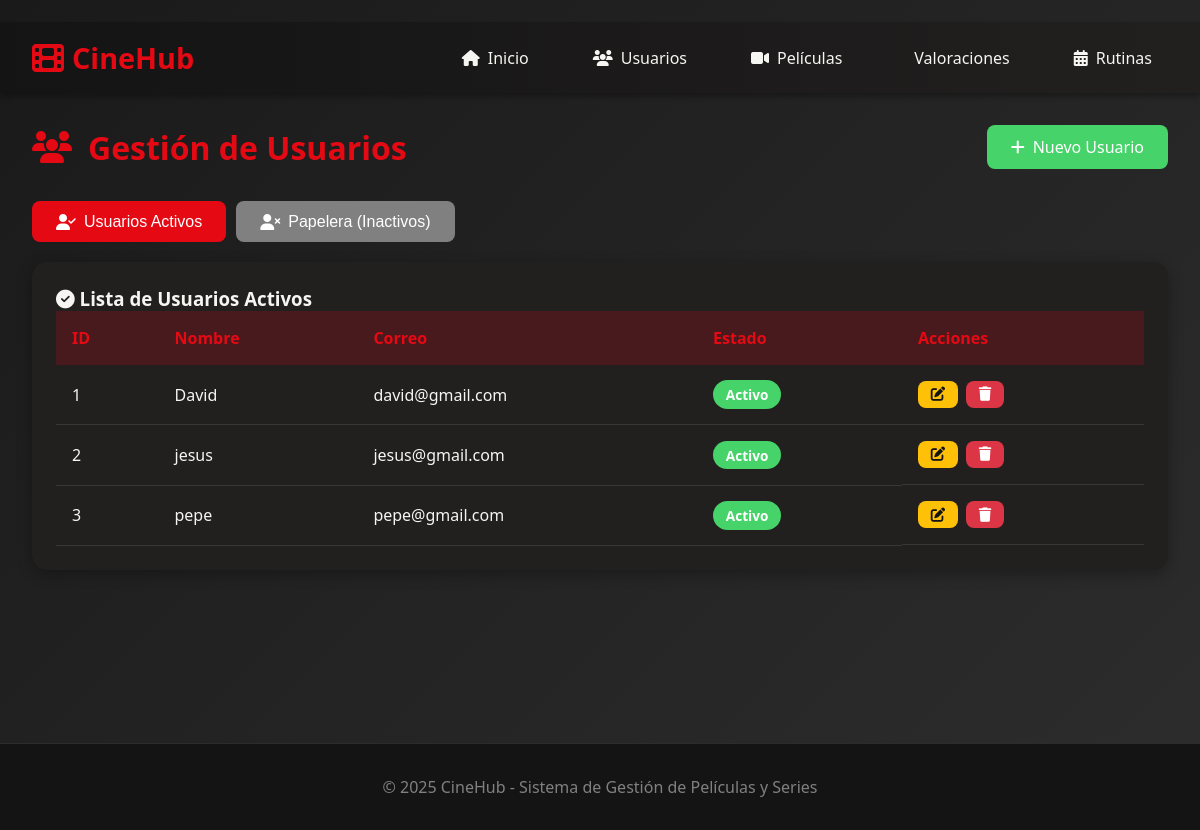
Screenshot of /web/usuarios with the database file from the repository.
### data/models.py (models this page shows)
class Usuario(SQLModel, table=True):
    id_usuario: Optional[int] = Field(default=None, primary_key=True, index=True)
    nombre: str
    correo: str = Field(unique=True, index=True)
    clave: str
    is_active: bool = Field(default=True)
    deleted_at: Optional[datetime] = Field(default=None, nullable=True)
    valoraciones: List["Valoracion"] = Relationship(back_populates="usuario")
    rutinas: List["Rutina"] = Relationship(back_populates="usuario")

### routers/web.py (the view)
@router.get("/usuarios", response_class=HTMLResponse)
async def pagina_usuarios(request: Request, session: Session = Depends(get_session)):
    activos = session.exec(select(Usuario).where(Usuario.is_active == True)).all()
    inactivos = session.exec(select(Usuario).where(Usuario.is_active == False)).all()
    return templates.TemplateResponse("usuarios.html", {"request": request, "usuarios_activos": activos, "usuarios_inactivos": inactivos})

### templates/usuarios.html (shortened to what this page needs)
﻿{% extends "base.html" %}
{% block content %}
<div class="container">
    <div class="page-header">
        <h1><i class="fas fa-users"></i> Gestión de Usuarios</h1>
        <a href="/web/usuarios/crear" class="btn btn-success">
            <i class="fas fa-plus"></i> Nuevo Usuario
        </a>
    </div>
    <div style="margin-bottom: 20px; display: flex; gap: 10px;">
        <button onclick="cambiarVista('activos')" id="btn-activos" class="btn btn-primary">
            <i class="fas fa-user-check"></i> Usuarios Activos
        </button>
        <button onclick="cambiarVista('inactivos')" id="btn-inactivos" class="btn btn-secondary">
            <i class="fas fa-user-times"></i> Papelera (Inactivos)
        </button>
    </div>
    <div id="vista-activos">
        <div class="table-container">
            <h3><i class="fas fa-check-circle"></i> Lista de Usuarios Activos</h3>
            <table class="data-table">
                <thead>
                    <tr>
                        <th>ID</th>
                        <th>Nombre</th>
                        <th>Correo</th>
                        <th>Estado</th>
                        <th>Acciones</th>
                    </tr>
                </thead>
                <tbody>
                    {% if usuarios_activos %}
                        {% for usuario in usuarios_activos %}
                        <tr>
                            <td>{{ usuario.id_usuario }}</td>
                            <td>{{ usuario.nombre }}</td>
                            <td>{{ usuario.correo }}</td>
                            <td>
                                <span class="badge badge-active">Activo</span>
                            </td>
                            <td class="actions-cell">
                                <a href="/web/usuarios/editar/{{ usuario.id_usuario }}" class="btn btn-warning btn-sm">
                                    <i class="fas fa-edit"></i>
                                </a>
                                <a href="/web/usuarios/eliminar/{{ usuario.id_usuario }}"
                                   class="btn btn-danger btn-sm"
                                   onclick="return confirm('¿Estás seguro de desactivar este usuario?')">
                                    <i class="fas fa-trash"></i>
                                </a>
                            </td>
                        </tr>
                        {% endfor %}
                    {% else %}
                        <tr>
                            <td colspan="5" class="loading">No hay usuarios activos</td>
                        </tr>
                    {% endif %}
                </tbody>
            </table>
        </div>
    </div>
</div>
{% endblock %}

### static/css/style.css (style rules this page uses)
* { margin: 0; padding: 0; box-sizing: border-box; }
:root { --primary: #e50914; --primary-dark: #b20710; --secondary: #221f1f; --dark: #141414; --light: #f5f5f1; --gray: #808080; --success: #46d369; --warning: #ffc107; --danger: #dc3545; }
body { font-family: 'Segoe UI', Tahoma, Geneva, Verdana, sans-serif; background: linear-gradient(135deg, #1a1a1a 0%, #2d2d2d 100%); color: var(--light); min-height: 100vh; }
.container { max-width: 1400px; margin: 0 auto; padding: 0 2rem; }
.page-header { display: flex; justify-content: space-between; align-items: center; margin-bottom: 2rem; }
.page-header h1 { display: flex; align-items: center; gap: 1rem; color: var(--primary); }
.btn { padding: 0.7rem 1.5rem; border: none; border-radius: 8px; cursor: pointer; font-size: 1rem; transition: all 0.3s ease; display: inline-flex; align-items: center; gap: 0.5rem; text-decoration: none; }
.btn-primary { background: var(--primary); color: white; }
.btn-success { background: var(--success); color: white; }
.btn-warning { background: var(--warning); color: var(--dark); }
.btn-danger { background: var(--danger); color: white; }
.btn-secondary { background: var(--gray); color: white; }
.table-container { background: var(--secondary); border-radius: 15px; padding: 1.5rem; overflow-x: auto; box-shadow: 0 4px 15px rgba(0, 0, 0, 0.3); }
.data-table { width: 100%; border-collapse: collapse; }
.data-table thead { background: rgba(229, 9, 20, 0.2); }
.data-table th { padding: 1rem; text-align: left; font-weight: 600; color: var(--primary); }
.data-table td { padding: 1rem; border-bottom: 1px solid rgba(255, 255, 255, 0.1); }
.data-table tbody tr { transition: all 0.3s ease; }
.badge { padding: 0.3rem 0.8rem; border-radius: 20px; font-size: 0.85rem; font-weight: 600; }
.badge-active { background: var(--success); color: white; }
.btn-sm { padding: 0.4rem 0.8rem; font-size: 0.9rem; }
.actions-cell { display: flex; gap: 0.5rem; }

### rows the page displays
Usuario: id_usuario "1", nombre "David", correo "david@gmail.com"
Usuario: id_usuario "2", nombre "jesus", correo "jesus@gmail.com"
Usuario: id_usuario "3", nombre "pepe", correo "pepe@gmail.com"
